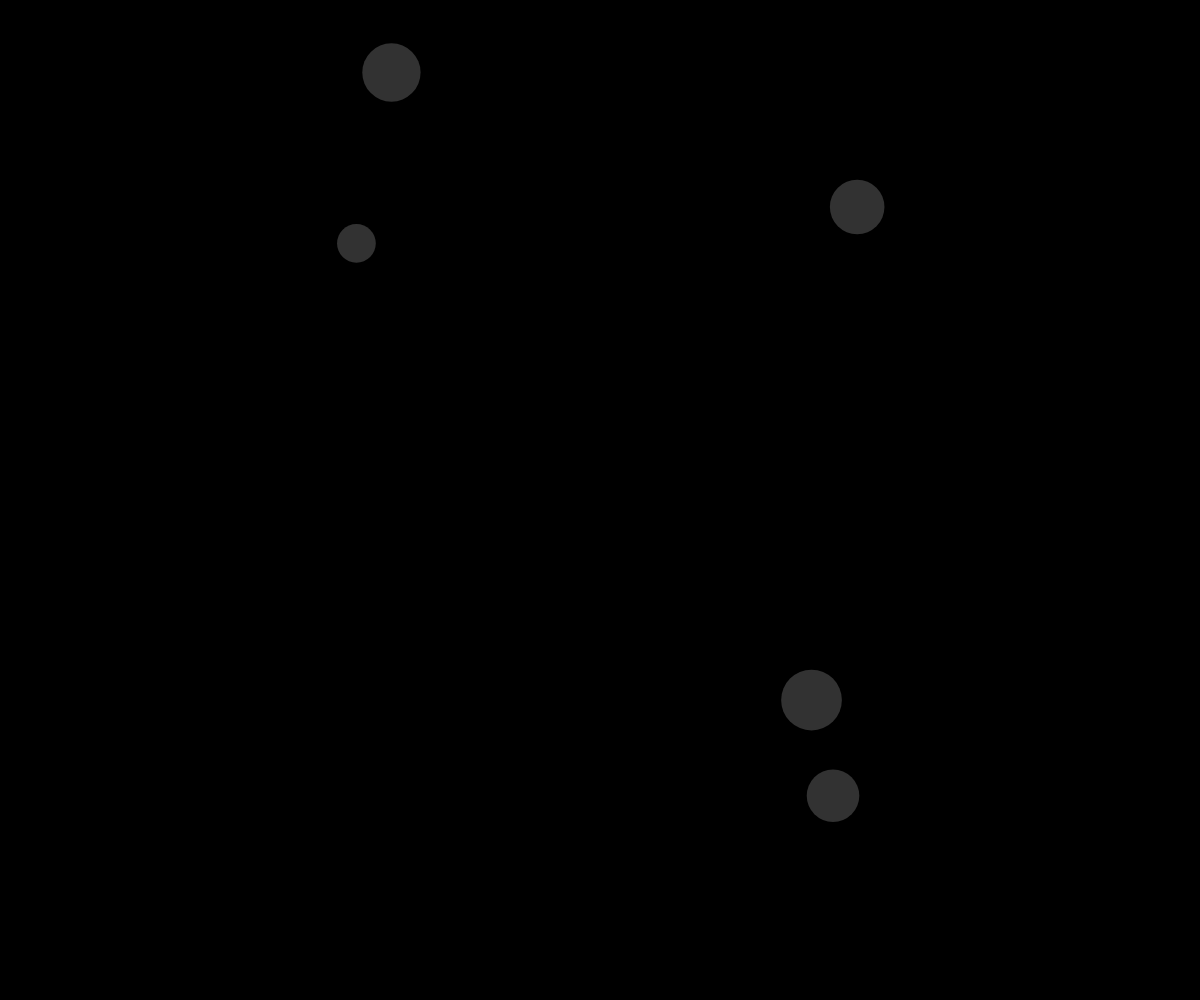
Frame 1 (no input)
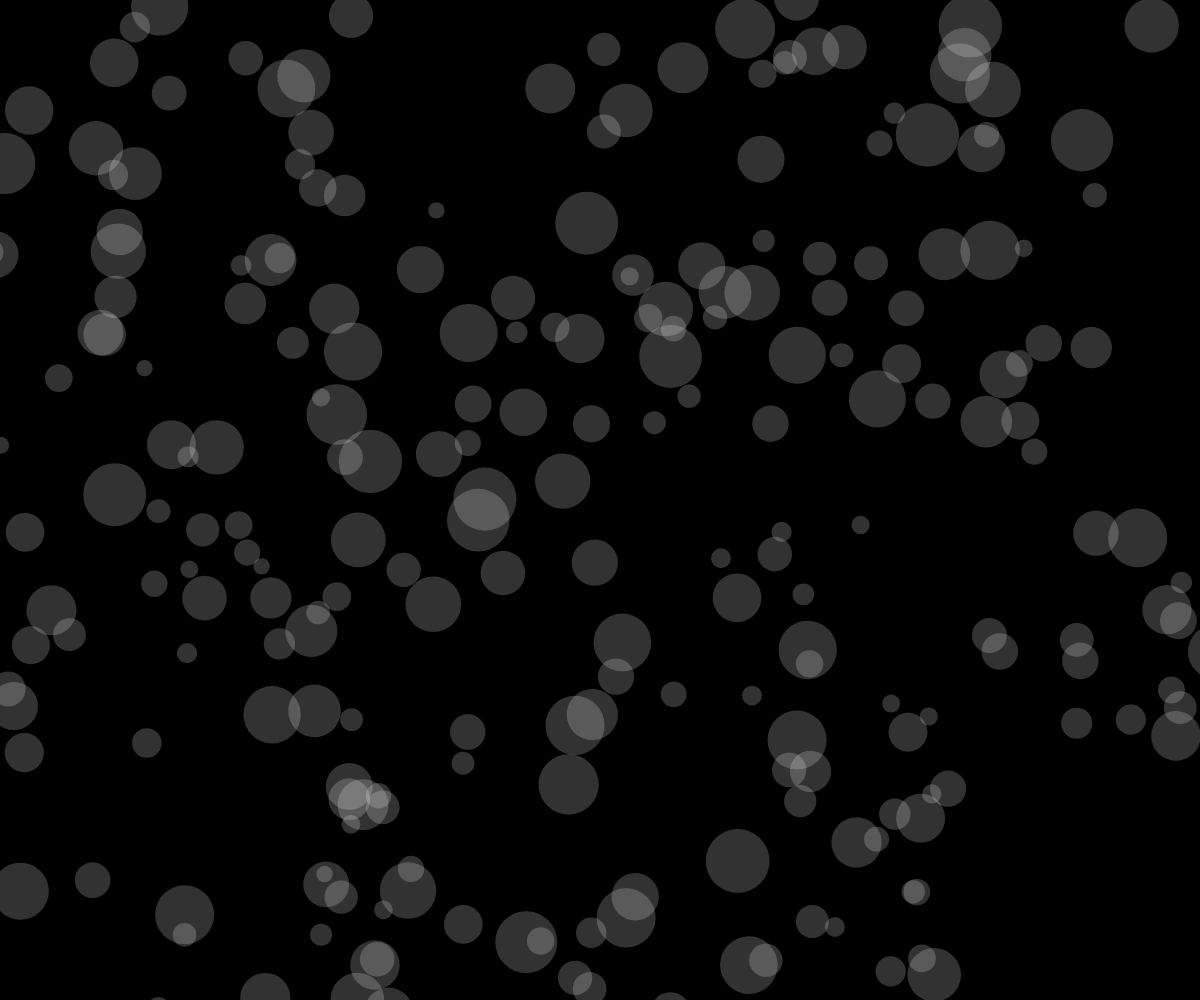
Frame 60 (no input)
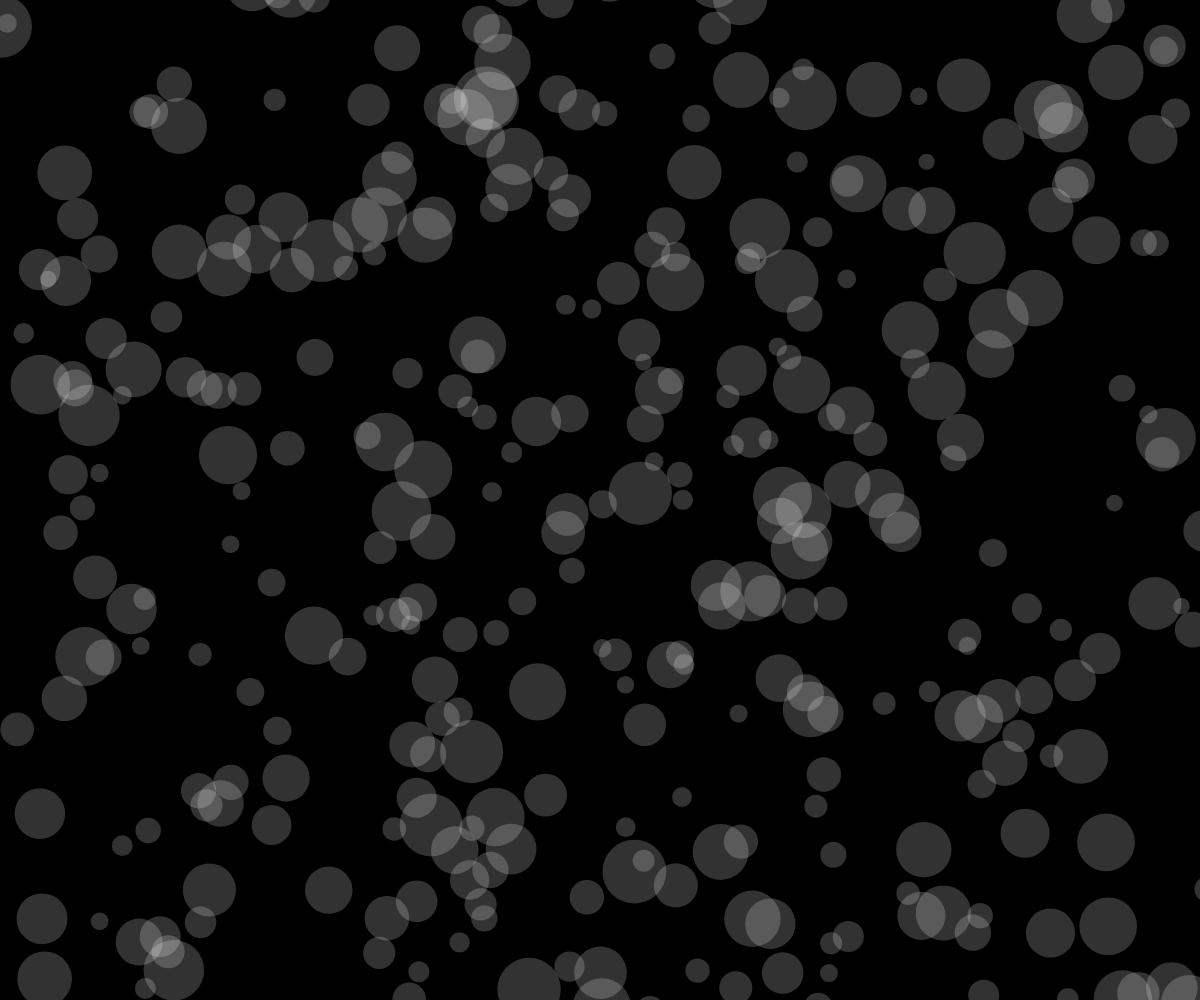
Frame 120 (the mouse pressed at the canvas centre since frame 60)

The p5.js sketch that drew these frames (run headless with seeded random() and noise() and a simulated clock; from frame 60 on, the mouse is pressed at the canvas centre):

// p5.js sketch
// ── sketch.js
// CONFIG
let shape = "circle";
let density = 5;
let maxarr = 1000;
let speed = 1;
let sizemin = 16;
let sizemax = 64;

class Particle {
  constructor() {
    this.x = random(width);
    this.y = random(height);
    this.vx = random(-10, 10);
    this.vy = random(-10, 10);
    this.r = random(sizemin, sizemax);
  }

  show() {
    //stroke(255);
    noStroke();
    fill(255, 50);
    if (shape === "circle") {
      ellipse(this.x, this.y, this.r);
    } else if (shape === "square") {
      rect(this.x, this.y, this.r);
    } else {
      console.error("Invalid config!");
    }
  }

  update() {
    this.x += this.vx * speed;
    this.y += this.vy * speed;
  }
}

let particles = [];

function setup() {
  createCanvas(window.innerWidth, window.innerHeight);
  rectMode(CENTER);
}

function draw() {
  background(0);
  for (let j = 0; j < density; j++) {
    particles.push(new Particle());
    if (particles.length > maxarr) {
      particles.shift();
    }
  }
  for (let i = 0; i < particles.length; i++) {
    particles[i].show();
    particles[i].update();
  }
}
